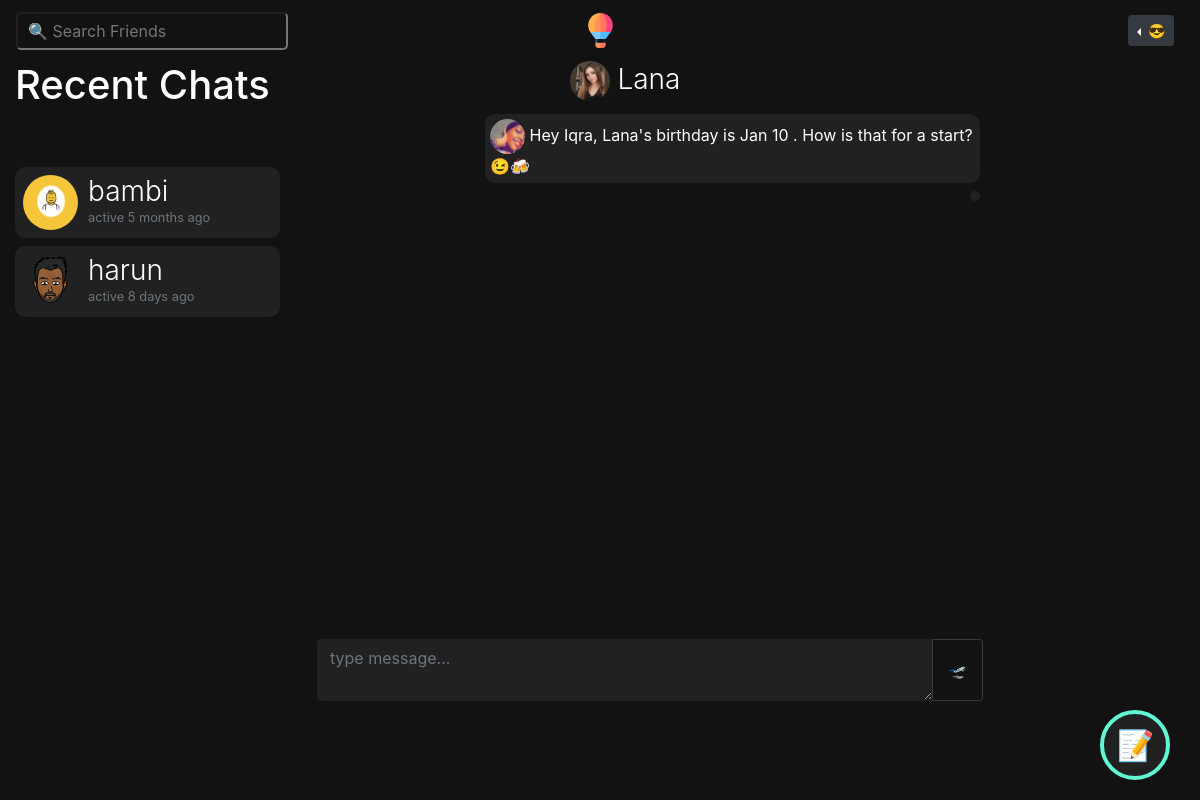
The page /m/lana (signed in) on the database its author committed.
### bambiv3/models.py (models this page shows, shortened)
class User(db.Model, UserMixin):
	id = db.Column(db.Integer, primary_key=True)
	username = db.Column(db.String(20), unique=True, nullable=False)
	email = db.Column(db.String(120), unique=True, nullable=False)
	image_file = db.Column(db.String(20), nullable=False, default='default.jpg')
	password = db.Column(db.String(60), nullable=False)
	last_seen = db.Column(db.DateTime, default=datetime.utcnow)
	date_joined = db.Column(db.DateTime, nullable=False, default=datetime.utcnow)
	department = db.Column(db.String(20), nullable=False)
	student_number = db.Column(db.Integer(), unique=True, nullable=False)
	age = db.Column(db.DateTime, nullable=False)
	gender = db.Column(db.String(20), nullable=False)
	country = db.Column(db.String(20), nullable=False)
	hobby = db.Column(db.String(20), nullable=False)
	bio = db.Column(db.String(120), nullable=True)
	private = db.Column(db.Boolean, default=False, nullable=False)
	single = db.Column(db.Boolean, default=False, nullable=False)
	snapchat = db.Column(db.String(20),default=False, nullable=False)
	instagram = db.Column(db.String(20),default=False, nullable=False)
	posts = db.relationship('Post', backref='author', lazy=True, cascade="all, delete-orphan")
	products = db.relationship('Product', backref='author', lazy=True, cascade="all, delete-orphan")
	comments = db.relationship("Comment", backref="author", lazy="dynamic", cascade="all, delete-orphan")
	followed = db.relationship(
		'User', secondary=followers,
		primaryjoin=(followers.c.follower_id == id),
		secondaryjoin=(followers.c.followed_id == id),
		backref=db.backref('followers', lazy='dynamic'), lazy='dynamic')
	messages_sent = db.relationship('Message',
									foreign_keys='Message.sender_id',
									backref='author', lazy='dynamic', cascade="all, delete-orphan")
	messages_received = db.relationship('Message',
										foreign_keys='Message.recipient_id',
										backref='recipient', lazy='dynamic', cascade="all, delete-orphan")
	last_message_read_time = db.Column(db.DateTime)
	def new_messages(self):
		last_read_time = self.last_message_read_time or datetime(1900, 1, 1)
		return Message.query.filter_by(recipient=self).filter(
			Message.timestamp > last_read_time).count()

### bambiv3/routes.py (the view)
@app.route('/m/<recipient>', methods=['GET', 'POST'])
@login_required
def message(recipient):
	current_user.last_message_read_time = datetime.utcnow()
	db.session.commit()
	recipient = recipient.lower()
	user = User.query.filter_by(username=recipient).first_or_404()
	current_user.last_message_read_time = datetime.utcnow()
	db.session.commit()
	form = MessageForm()
	if form.validate_on_submit():
		msg = m(author=current_user, recipient=user, body=form.message.data)
		db.session.add(msg)
		db.session.commit()
		flash('Your message has been sent.', 'info')
		return redirect(url_for('message', recipient=recipient))
	sent = current_user.messages_sent.filter_by(recipient_id=user.id)
	received = current_user.messages_received.filter_by(sender_id=user.id)
	messages = sent.union(received).order_by(m.timestamp.asc())
	messages_received = current_user.messages_received.order_by(m.timestamp.desc())
	messages_sent = current_user.messages_sent.order_by(m.timestamp.desc())
	recent_chats = list()
	for message in messages_received:
		recent_chats.append(message.author)
	for message in messages_sent:
		recent_chats.append(message.recipient)
	recent_chats = list(dict.fromkeys(recent_chats))
	return render_template('send_message.html', recipient=recipient, title="Chat with " + recipient.title() , user=user, form=form, messages=messages, recent_chats=recent_chats)

### bambiv3/forms.py
class MessageForm(FlaskForm):
    message = TextAreaField((''), validators=[DataRequired()]) #Length(min=0, max=140)
    submit = SubmitField('🛫')

### bambiv3/models.py (called while the page is built)
@login_manager.user_loader
def load_user(user_id):
	return User.query.get(int(user_id))

### bambiv3/routes.py (called while the page is built)
@app.before_request
def before_request():
	if current_user.is_authenticated:
		current_user.last_seen = datetime.utcnow()
		db.session.commit()

### bambiv3/templates/send_message.html (shortened to what this page needs)
{% extends "layout.html" %}
{% block content %}
<div class="container-fluid">
  <div class="row">
    <div class="col-lg-3 d-none d-lg-block position-fixed">
       <h1>
        Recent Chats
         {% set new_messages = current_user.new_messages() %}<span id="message_count" class="badge badge-warning"style="visibility: {% if new_messages %}visible{% else %}hidden {% endif %};">{{ new_messages }}</span></a>
      </h1>
      <div style="overflow:auto;height:500px;padding-right:5px;">
      {% for person in recent_chats %}
      <a href="{{ url_for('message',recipient=person.username) }}" style="text-decoration:none;">
      <header class="mb-2">
        <img src="{{ url_for('static', filename='profile_pics/' + person.image_file) }}" alt="default profile" class="profile-thumbnail">
        <div class="profile-name">
          <h3>{{person.username}}</h3>
          <small class="text-muted">active {{ moment(person.last_seen).fromNow() }}</small>
        </div>
      </header>
      </a>
      {% endfor %}
    </div>
</div>
    <div class="col-lg-7 offset-lg-3">
      <h3 style="text-align:center;margin-left:-50px;">
        <img src="{{ url_for('static', filename='profile_pics/' + user.image_file) }}" alt="default profile" style="width:40px;height:40px;border-radius:50%;">
        <a href="{{url_for('user_posts', username=recipient)}}" style="color:#fff;">{{user.username.title()}}
           </a></h3>
           <div class="msg-box" style="overflow-y:auto;padding:5px;">
      {% for message in messages %}
          <p class="mb-2"
          style="
          {% if message.author == current_user%}
            text-align:left;padding:5px;border-radius:10px;display:inline-block;float:right;clear:both;max-width:75%;background:#212121;
          {%else%}
            text-align:left;padding:5px;border-radius:10px;display:inline-block;max-width:75%;border:2px solid #212121;
          {% endif %}">
          {% if message.author != current_user %}
          <img src="{{ url_for('static', filename='profile_pics/' + message.author.image_file) }}" alt="profile pic" title="{{message.author.username.lower()}}" style="width:22px;height:22px;border-radius:50%">
          {% endif %}
          {{message.body | safe | urlize(40, target='_blank')}}
          <br>
          <small style="display:inline-block;float:right;">{{ moment(message.timestamp).fromNow() }}</small>
        </p>
        <br>
        {% else %}
            <p class="mb-2" style="text-align:left;padding:5px;border-radius:10px;display:inline-block;float:right;clear:both;max-width:75%;background:#212121;">
            <img src="{{ url_for('static', filename='profile_pics/' + current_user.image_file) }}" alt="profile pic"style="width:35px;height:35px;border-radius:50%">
            Hey {{current_user.username.title()}}, {{user.username.title()}}'s birthday is {{user.age.strftime(' %b %d ')}}. How is that for a start? 😉🍻
            </p>
            <p class="mb-2" style="text-align:left;padding:5px;border-radius:10px;display:inline-block;float:right;clear:both;max-width:75%;background:#212121;">
            </p>
        {% endfor %}
        </div>
      <div class="post" style="background:none;padding:2px;width:100%;">
          <form method="POST" action="" enctype="multipart/form-data">
            <div class="input-group mt-2" style="overflow:hidden">
              {% if form.message.errors %}
                {{ form.message(class="form-control border-0 rounded-3 resize-none dark-theme border border-dark", placeholder="type message...") }}
                <div class="invalid-feedback">
                  {% for error in form.message.errors %}
                    <span>{{ error }}</span>
                  {% endfor %}
                </div>
                  {% else %}
                    {{ form.message(class="form-control border-0 rounded-3 resize-none dark-theme border border-dark", placeholder="type message...") }}
                  {% endif %}
                  <div class="input-group-append">
                    {{ form.submit(class="btn btn-outline-dark btn-sm p-3") }}
                  </div>
              </div>
          </form>
  </div>
</div>
{% endblock content %}

### bambiv3/static/main.css (style rules this page uses)
body { background:#121212; color:#fff; }
.about span, small { color:#1e90ff; }
h3 { font-weight: 300; }
header { display: flex; flex-direction: row; color:#fff; background:#212121; border-radius:10px; padding:8px; cursor:pointer; }
header .profile-thumbnail { width: 55px; height: 55px; border-radius: 50%; }
header .profile-name { display: flex; flex-direction:column; margin-left: 10px; }
header h3, header h4 { display: flex; margin: 0; }
.post { background:#212121; border-radius:10px; padding:7px; }
.dark-theme { background: #212121; color: #fff; border:1px solid #212121 !important; }

### bambiv3/templates/send_message.html (style rules this page uses)
@media only screen and (min-width: 600px) { .msg-box { height: 520px; } }

### rows shown on the page
User: image_file (placeholder picture), username "bambi", last_seen "5 months ago"
User: image_file (picture), username "harun", last_seen "8 days ago"
User: image_file (picture), username "Lana", age "Jan 10"
User: image_file (picture), username "Iqra"
